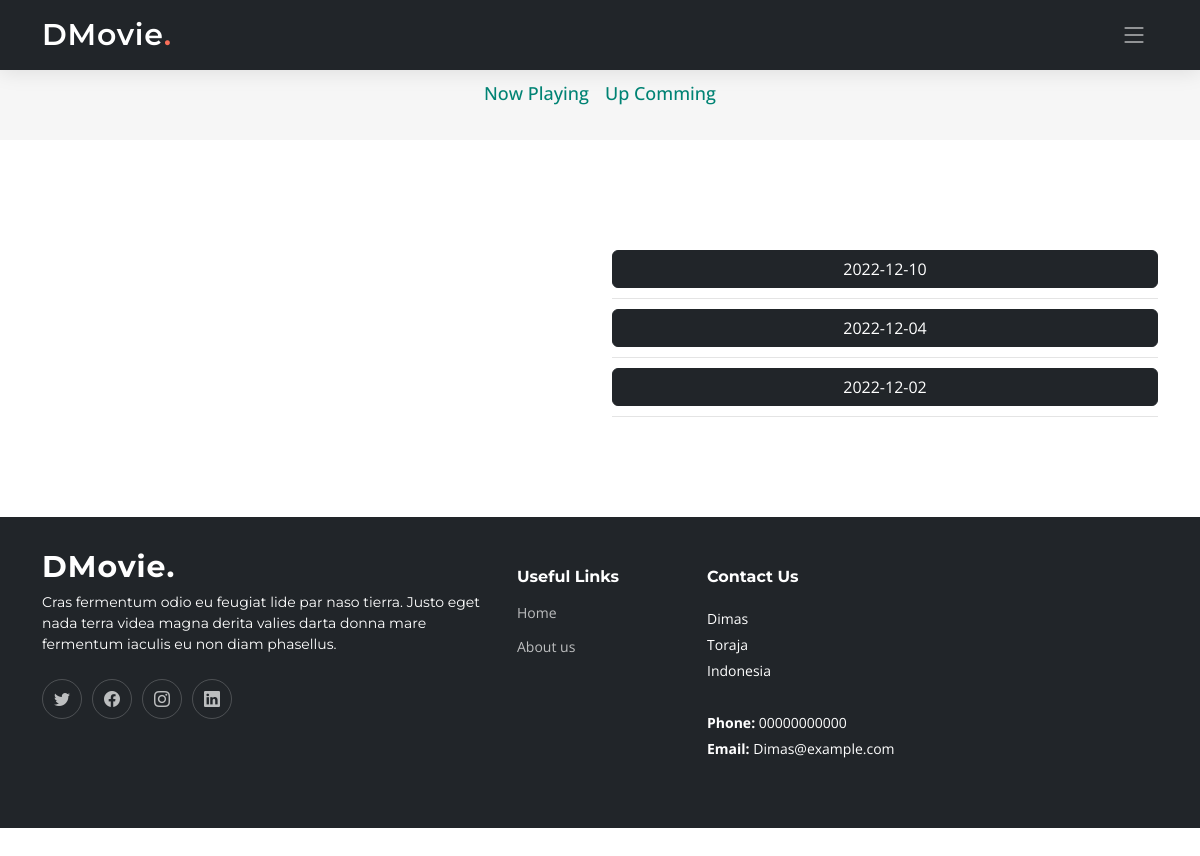
/movie.php?page=jadwalfilm&idfilm=44, run on the app's committed database.
### tables this page shows
CREATE TABLE `jadwal` (
  `id_jadwal` int(11) NOT NULL,
  `tanggal` date NOT NULL
);

### jadwal.php (the view, shortened to what this page needs)
<?php
require_once('./koneksi/db-konek.php');
$id_film = $_GET["idfilm"];
?>
<div id="stats-counter" class="stats-counter">
    <div class="container aos-init aos-animate" data-aos="fade-up">
        <div class="row gy-4 align-items-center">
            <div class="col-lg-6">
                <?php
                $query = mysqli_query($koneksi, "SELECT * FROM jadwal ORDER BY id_jadwal DESC LIMIT 3 ");
                while ($q = mysqli_fetch_array($query)) {
                ?>
                    <div class="stats-item d-flex align-items-center">
                        <a href="movie.php?page=pesan&idfilm=<?php echo $id_film ?>&idjadwal=<?php echo $q["id_jadwal"] ?>" class="btn btn-dark" style="width: 100%;"><?php echo $q["tanggal"] ?></a>
                    </div>
                <?php
                }
                ?>
            </div>
        </div>
    </div>
</div>

### assets/css/main.css (style rules this page uses)
:root { --font-default: "Open Sans", system-ui, -apple-system, "Segoe UI", Roboto, "Helvetica Neue", Arial, "Noto Sans", "Liberation Sans", sans-serif, "Apple Color Emoji", "Segoe UI Emoji", "Segoe UI Symbol", "Noto Color Emoji"; --font-primary: "Montserrat", sans-serif; --font-secondary: "Poppins", sans-serif; }
:root { --color-default: #222222; --color-primary: #008374; --color-secondary: #f85a40; }
:root { scroll-behavior: smooth; }
body { font-family: var(--font-default); color: var(--color-default); }
a { color: var(--color-primary); text-decoration: none; }
.stats-counter { padding: 40px 0; }
.stats-counter .stats-item { padding: 10px 0; border-bottom: 1px solid #e4e4e4; }

### data on the page
jadwal: tanggal "2022-12-10"
jadwal: tanggal "2022-12-04"
jadwal: tanggal "2022-12-02"
